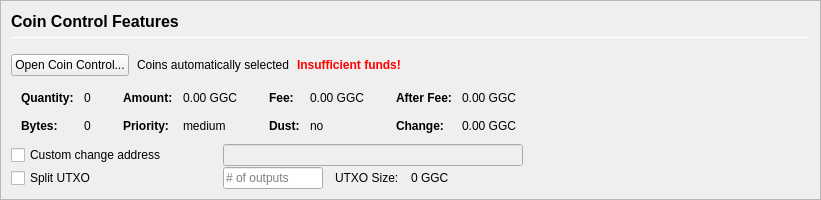
         <widget class="QFrame" name="frameCoinControl">
          <property name="sizePolicy">
           <sizepolicy hsizetype="Expanding" vsizetype="Expanding">
            <horstretch>0</horstretch>
            <verstretch>0</verstretch>
           </sizepolicy>
          </property>
          <property name="maximumSize">
           <size>
            <width>16777215</width>
            <height>16777215</height>
           </size>
          </property>
          <property name="frameShape">
           <enum>QFrame::StyledPanel</enum>
          </property>
          <property name="frameShadow">
           <enum>QFrame::Sunken</enum>
          </property>
          <layout class="QVBoxLayout" name="verticalLayoutCoinControl2">
           <property name="spacing">
            <number>0</number>
           </property>
           <property name="leftMargin">
            <number>0</number>
           </property>
           <property name="topMargin">
            <number>0</number>
           </property>
           <property name="rightMargin">
            <number>0</number>
           </property>
           <property name="bottomMargin">
            <number>0</number>
           </property>
           <item>
            <widget class="QFrame" name="frameCoinControl_BG">
             <layout class="QVBoxLayout" name="verticalLayoutCoinControl" stretch="0,0,0,0,0,0">
              <property name="spacing">
               <number>1</number>
              </property>
              <property name="leftMargin">
               <number>10</number>
              </property>
              <property name="topMargin">
               <number>10</number>
              </property>
              <item>
               <layout class="QHBoxLayout" name="horizontalLayoutCoinControl1">
                <property name="bottomMargin">
                 <number>15</number>
                </property>
                <item>
                 <layout class="QVBoxLayout" name="verticalLayout_3">
                  <property name="spacing">
                   <number>6</number>
                  </property>
                  <item>
                   <widget class="QLabel" name="labelCoinControlFeatures">
                    <property name="sizePolicy">
                     <sizepolicy hsizetype="Preferred" vsizetype="Maximum">
                      <horstretch>0</horstretch>
                      <verstretch>0</verstretch>
                     </sizepolicy>
                    </property>
                    <property name="minimumSize">
                     <size>
                      <width>0</width>
                      <height>20</height>
                     </size>
                    </property>
                    <property name="font">
                     <font>
                      <pointsize>12</pointsize>
                      <weight>75</weight>
                      <bold>true</bold>
                     </font>
                    </property>
                    <property name="styleSheet">
                     <string notr="true">font-weight:bold;</string>
                    </property>
                    <property name="text">
                     <string>Coin Control Features</string>
                    </property>
                   </widget>
                  </item>
                  <item>
                   <widget class="Line" name="line">
                    <property name="minimumSize">
                     <size>
                      <width>0</width>
                      <height>1</height>
                     </size>
                    </property>
                    <property name="maximumSize">
                     <size>
                      <width>16777215</width>
                      <height>1</height>
                     </size>
                    </property>
                    <property name="orientation">
                     <enum>Qt::Horizontal</enum>
                    </property>
                   </widget>
                  </item>
                 </layout>
                </item>
               </layout>
              </item>
              <item>
               <layout class="QHBoxLayout" name="horizontalLayoutCoinControl2" stretch="0,0,0,0">
                <property name="spacing">
                 <number>8</number>
                </property>
                <property name="bottomMargin">
                 <number>10</number>
                </property>
                <item>
                 <widget class="QPushButton" name="pushButtonCoinControl">
                  <property name="styleSheet">
                   <string notr="true"/>
                  </property>
                  <property name="text">
                   <string>Open Coin Control...</string>
                  </property>
                  <property name="autoDefault">
                   <bool>false</bool>
                  </property>
                 </widget>
                </item>
                <item>
                 <widget class="QLabel" name="labelCoinControlAutomaticallySelected">
                  <property name="text">
                   <string>Coins automatically selected</string>
                  </property>
                  <property name="margin">
                   <number>5</number>
                  </property>
                 </widget>
                </item>
                <item>
                 <widget class="QLabel" name="labelCoinControlInsuffFunds">
                  <property name="font">
                   <font>
                    <weight>75</weight>
                    <bold>true</bold>
                   </font>
                  </property>
                  <property name="styleSheet">
                   <string notr="true">color:red;font-weight:bold;</string>
                  </property>
                  <property name="text">
                   <string>Insufficient funds!</string>
                  </property>
                  <property name="margin">
                   <number>5</number>
                  </property>
                 </widget>
                </item>
                <item>
                 <spacer name="horizontalSpacerCoinControl">
                  <property name="orientation">
                   <enum>Qt::Horizontal</enum>
                  </property>
                  <property name="sizeHint" stdset="0">
                   <size>
                    <width>40</width>
                    <height>1</height>
                   </size>
                  </property>
                 </spacer>
                </item>
               </layout>
              </item>
              <item>
               <widget class="QWidget" name="widgetCoinControl" native="true">
                <property name="sizePolicy">
                 <sizepolicy hsizetype="Preferred" vsizetype="Preferred">
                  <horstretch>0</horstretch>
                  <verstretch>0</verstretch>
                 </sizepolicy>
                </property>
                <property name="minimumSize">
                 <size>
                  <width>0</width>
                  <height>0</height>
                 </size>
                </property>
                <property name="styleSheet">
                 <string notr="true"/>
                </property>
                <layout class="QHBoxLayout" name="horizontalLayoutCoinControl5">
                 <property name="leftMargin">
                  <number>0</number>
                 </property>
                 <property name="topMargin">
                  <number>0</number>
                 </property>
                 <property name="rightMargin">
                  <number>0</number>
                 </property>
                 <property name="bottomMargin">
                  <number>0</number>
                 </property>
                 <item>
                  <layout class="QHBoxLayout" name="horizontalLayoutCoinControl3" stretch="0,0,0,1">
                   <property name="spacing">
                    <number>20</number>
                   </property>
                   <property name="topMargin">
                    <number>0</number>
                   </property>
                   <property name="bottomMargin">
                    <number>10</number>
                   </property>
                   <item>
                    <layout class="QFormLayout" name="formLayoutCoinControl1">
                     <property name="horizontalSpacing">
                      <number>10</number>
                     </property>
                     <property name="verticalSpacing">
                      <number>14</number>
                     </property>
                     <property name="leftMargin">
                      <number>10</number>
                     </property>
                     <property name="topMargin">
                      <number>4</number>
                     </property>
                     <property name="rightMargin">
                      <number>6</number>
                     </property>
                     <item row="0" column="0">
                      <widget class="QLabel" name="labelCoinControlQuantityText">
                       <property name="font">
                        <font>
                         <weight>75</weight>
                         <bold>true</bold>
                        </font>
                       </property>
                       <property name="text">
                        <string>Quantity:</string>
                       </property>
                       <property name="margin">
                        <number>0</number>
                       </property>
                      </widget>
                     </item>
                     <item row="0" column="1">
                      <widget class="QLabel" name="labelCoinControlQuantity">
                       <property name="cursor">
                        <cursorShape>IBeamCursor</cursorShape>
                       </property>
                       <property name="contextMenuPolicy">
                        <enum>Qt::ActionsContextMenu</enum>
                       </property>
                       <property name="text">
                        <string notr="true">0</string>
                       </property>
                       <property name="margin">
                        <number>0</number>
                       </property>
                       <property name="textInteractionFlags">
                        <set>Qt::LinksAccessibleByMouse|Qt::TextSelectableByKeyboard|Qt::TextSelectableByMouse</set>
                       </property>
                      </widget>
                     </item>
                     <item row="1" column="0">
                      <widget class="QLabel" name="labelCoinControlBytesText">
                       <property name="font">
                        <font>
                         <weight>75</weight>
                         <bold>true</bold>
                        </font>
                       </property>
                       <property name="text">
                        <string>Bytes:</string>
                       </property>
                      </widget>
                     </item>
                     <item row="1" column="1">
                      <widget class="QLabel" name="labelCoinControlBytes">
                       <property name="cursor">
                        <cursorShape>IBeamCursor</cursorShape>
                       </property>
                       <property name="contextMenuPolicy">
                        <enum>Qt::ActionsContextMenu</enum>
                       </property>
                       <property name="text">
                        <string notr="true">0</string>
                       </property>
                       <property name="textInteractionFlags">
                        <set>Qt::LinksAccessibleByMouse|Qt::TextSelectableByKeyboard|Qt::TextSelectableByMouse</set>
                       </property>
                      </widget>
                     </item>
                    </layout>
                   </item>
                   <item>
                    <layout class="QFormLayout" name="formLayoutCoinControl2">
                     <property name="horizontalSpacing">
                      <number>10</number>
                     </property>
                     <property name="verticalSpacing">
                      <number>14</number>
                     </property>
                     <property name="leftMargin">
                      <number>6</number>
                     </property>
                     <property name="topMargin">
                      <number>4</number>
                     </property>
                     <property name="rightMargin">
                      <number>6</number>
                     </property>
                     <item row="0" column="0">
                      <widget class="QLabel" name="labelCoinControlAmountText">
                       <property name="font">
                        <font>
                         <weight>75</weight>
                         <bold>true</bold>
                        </font>
                       </property>
                       <property name="text">
                        <string>Amount:</string>
                       </property>
                       <property name="margin">
                        <number>0</number>
                       </property>
                      </widget>
                     </item>
                     <item row="0" column="1">
                      <widget class="QLabel" name="labelCoinControlAmount">
                       <property name="cursor">
                        <cursorShape>IBeamCursor</cursorShape>
                       </property>
                       <property name="contextMenuPolicy">
                        <enum>Qt::ActionsContextMenu</enum>
                       </property>
                       <property name="text">
                        <string notr="true">0.00 GGC</string>
                       </property>
                       <property name="textInteractionFlags">
                        <set>Qt::LinksAccessibleByMouse|Qt::TextSelectableByKeyboard|Qt::TextSelectableByMouse</set>
                       </property>
                      </widget>
                     </item>
                     <item row="1" column="0">
                      <widget class="QLabel" name="labelCoinControlPriorityText">
                       <property name="font">
                        <font>
                         <weight>75</weight>
                         <bold>true</bold>
                        </font>
                       </property>
                       <property name="text">
                        <string>Priority:</string>
                       </property>
                      </widget>
                     </item>
                     <item row="1" column="1">
                      <widget class="QLabel" name="labelCoinControlPriority">
                       <property name="cursor">
                        <cursorShape>IBeamCursor</cursorShape>
                       </property>
                       <property name="contextMenuPolicy">
                        <enum>Qt::ActionsContextMenu</enum>
                       </property>
                       <property name="text">
                        <string>medium</string>
                       </property>
                       <property name="textInteractionFlags">
                        <set>Qt::LinksAccessibleByMouse|Qt::TextSelectableByKeyboard|Qt::TextSelectableByMouse</set>
                       </property>
                      </widget>
                     </item>
                    </layout>
                   </item>
                   <item>
                    <layout class="QFormLayout" name="formLayoutCoinControl3">
                     <property name="horizontalSpacing">
                      <number>10</number>
                     </property>
                     <property name="verticalSpacing">
                      <number>14</number>
                     </property>
                     <property name="leftMargin">
                      <number>6</number>
                     </property>
                     <property name="topMargin">
                      <number>4</number>
                     </property>
                     <property name="rightMargin">
                      <number>6</number>
                     </property>
                     <item row="0" column="0">
                      <widget class="QLabel" name="labelCoinControlFeeText">
                       <property name="font">
                        <font>
                         <weight>75</weight>
                         <bold>true</bold>
                        </font>
                       </property>
                       <property name="text">
                        <string>Fee:</string>
                       </property>
                       <property name="margin">
                        <number>0</number>
                       </property>
                      </widget>
                     </item>
                     <item row="0" column="1">
                      <widget class="QLabel" name="labelCoinControlFee">
                       <property name="cursor">
                        <cursorShape>IBeamCursor</cursorShape>
                       </property>
                       <property name="contextMenuPolicy">
                        <enum>Qt::ActionsContextMenu</enum>
                       </property>
                       <property name="text">
                        <string notr="true">0.00 GGC</string>
                       </property>
                       <property name="textInteractionFlags">
                        <set>Qt::LinksAccessibleByMouse|Qt::TextSelectableByKeyboard|Qt::TextSelectableByMouse</set>
                       </property>
                      </widget>
                     </item>
                     <item row="1" column="0">
                      <widget class="QLabel" name="labelCoinControlLowOutputText">
                       <property name="font">
                        <font>
                         <weight>75</weight>
                         <bold>true</bold>
                        </font>
                       </property>
                       <property name="text">
                        <string>Dust:</string>
                       </property>
                      </widget>
                     </item>
                     <item row="1" column="1">
                      <widget class="QLabel" name="labelCoinControlLowOutput">
                       <property name="cursor">
                        <cursorShape>IBeamCursor</cursorShape>
                       </property>
                       <property name="contextMenuPolicy">
                        <enum>Qt::ActionsContextMenu</enum>
                       </property>
                       <property name="text">
                        <string>no</string>
                       </property>
                       <property name="textInteractionFlags">
                        <set>Qt::LinksAccessibleByMouse|Qt::TextSelectableByKeyboard|Qt::TextSelectableByMouse</set>
                       </property>
                      </widget>
                     </item>
                    </layout>
                   </item>
                   <item>
                    <layout class="QFormLayout" name="formLayoutCoinControl4">
                     <property name="horizontalSpacing">
                      <number>10</number>
                     </property>
                     <property name="verticalSpacing">
                      <number>14</number>
                     </property>
                     <property name="leftMargin">
                      <number>6</number>
                     </property>
                     <property name="topMargin">
                      <number>4</number>
                     </property>
                     <property name="rightMargin">
                      <number>6</number>
                     </property>
                     <item row="0" column="0">
                      <widget class="QLabel" name="labelCoinControlAfterFeeText">
                       <property name="font">
                        <font>
                         <weight>75</weight>
                         <bold>true</bold>
                        </font>
                       </property>
                       <property name="text">
                        <string>After Fee:</string>
                       </property>
                       <property name="margin">
                        <number>0</number>
                       </property>
                      </widget>
                     </item>
                     <item row="0" column="1">
                      <widget class="QLabel" name="labelCoinControlAfterFee">
                       <property name="cursor">
                        <cursorShape>IBeamCursor</cursorShape>
                       </property>
                       <property name="contextMenuPolicy">
                        <enum>Qt::ActionsContextMenu</enum>
                       </property>
                       <property name="text">
                        <string notr="true">0.00 GGC</string>
                       </property>
                       <property name="textInteractionFlags">
                        <set>Qt::LinksAccessibleByMouse|Qt::TextSelectableByKeyboard|Qt::TextSelectableByMouse</set>
                       </property>
                      </widget>
                     </item>
                     <item row="1" column="0">
                      <widget class="QLabel" name="labelCoinControlChangeText">
                       <property name="font">
                        <font>
                         <weight>75</weight>
                         <bold>true</bold>
                        </font>
                       </property>
                       <property name="text">
                        <string>Change:</string>
                       </property>
                      </widget>
                     </item>
                     <item row="1" column="1">
                      <widget class="QLabel" name="labelCoinControlChange">
                       <property name="cursor">
                        <cursorShape>IBeamCursor</cursorShape>
                       </property>
                       <property name="contextMenuPolicy">
                        <enum>Qt::ActionsContextMenu</enum>
                       </property>
                       <property name="text">
                        <string notr="true">0.00 GGC</string>
                       </property>
                       <property name="textInteractionFlags">
                        <set>Qt::LinksAccessibleByMouse|Qt::TextSelectableByKeyboard|Qt::TextSelectableByMouse</set>
                       </property>
                      </widget>
                     </item>
                    </layout>
                   </item>
                  </layout>
                 </item>
                </layout>
               </widget>
              </item>
              <item>
               <layout class="QHBoxLayout" name="horizontalLayoutCoinControl4">
                <property name="spacing">
                 <number>12</number>
                </property>
                <property name="sizeConstraint">
                 <enum>QLayout::SetDefaultConstraint</enum>
                </property>
                <property name="topMargin">
                 <number>0</number>
                </property>
                <property name="rightMargin">
                 <number>0</number>
                </property>
                <item>
                 <widget class="QCheckBox" name="checkBoxCoinControlChange">
                  <property name="sizePolicy">
                   <sizepolicy hsizetype="Preferred" vsizetype="Preferred">
                    <horstretch>0</horstretch>
                    <verstretch>0</verstretch>
                   </sizepolicy>
                  </property>
                  <property name="minimumSize">
                   <size>
                    <width>200</width>
                    <height>0</height>
                   </size>
                  </property>
                  <property name="maximumSize">
                   <size>
                    <width>200</width>
                    <height>16777215</height>
                   </size>
                  </property>
                  <property name="toolTip">
                   <string>If this is activated, but the change address is empty or invalid, change will be sent to a newly generated address.</string>
                  </property>
                  <property name="text">
                   <string>Custom change address</string>
                  </property>
                 </widget>
                </item>
                <item>
                 <widget class="QValidatedLineEdit" name="lineEditCoinControlChange">
                  <property name="enabled">
                   <bool>false</bool>
                  </property>
                  <property name="sizePolicy">
                   <sizepolicy hsizetype="Preferred" vsizetype="Preferred">
                    <horstretch>0</horstretch>
                    <verstretch>0</verstretch>
                   </sizepolicy>
                  </property>
                  <property name="minimumSize">
                   <size>
                    <width>300</width>
                    <height>0</height>
                   </size>
                  </property>
                 </widget>
                </item>
                <item>
                 <widget class="QLabel" name="labelCoinControlChangeLabel">
                  <property name="sizePolicy">
                   <sizepolicy hsizetype="Preferred" vsizetype="Preferred">
                    <horstretch>0</horstretch>
                    <verstretch>0</verstretch>
                   </sizepolicy>
                  </property>
                  <property name="minimumSize">
                   <size>
                    <width>100</width>
                    <height>0</height>
                   </size>
                  </property>
                  <property name="text">
                   <string/>
                  </property>
                  <property name="margin">
                   <number>3</number>
                  </property>
                 </widget>
                </item>
               </layout>
              </item>
              <item>
               <layout class="QHBoxLayout" name="horizontalLayoutCoinControl6">
                <property name="spacing">
                 <number>12</number>
                </property>
                <property name="rightMargin">
                 <number>0</number>
                </property>
                <item>
                 <widget class="QCheckBox" name="splitBlockCheckBox">
                  <property name="sizePolicy">
                   <sizepolicy hsizetype="Preferred" vsizetype="Preferred">
                    <horstretch>0</horstretch>
                    <verstretch>0</verstretch>
                   </sizepolicy>
                  </property>
                  <property name="minimumSize">
                   <size>
                    <width>200</width>
                    <height>0</height>
                   </size>
                  </property>
                  <property name="maximumSize">
                   <size>
                    <width>200</width>
                    <height>16777215</height>
                   </size>
                  </property>
                  <property name="text">
                   <string>Split UTXO</string>
                  </property>
                 </widget>
                </item>
                <item>
                 <widget class="QLineEdit" name="splitBlockLineEdit">
                  <property name="sizePolicy">
                   <sizepolicy hsizetype="Preferred" vsizetype="Preferred">
                    <horstretch>50</horstretch>
                    <verstretch>0</verstretch>
                   </sizepolicy>
                  </property>
                  <property name="minimumSize">
                   <size>
                    <width>100</width>
                    <height>0</height>
                   </size>
                  </property>
                  <property name="maximumSize">
                   <size>
                    <width>100</width>
                    <height>16777215</height>
                   </size>
                  </property>
                  <property name="placeholderText">
                   <string># of outputs</string>
                  </property>
                 </widget>
                </item>
                <item>
                 <widget class="QLabel" name="labelBlockSizeText">
                  <property name="text">
                   <string>UTXO Size:</string>
                  </property>
                 </widget>
                </item>
                <item>
                 <widget class="QLabel" name="labelBlockSize">
                  <property name="text">
                   <string>0 GGC</string>
                  </property>
                 </widget>
                </item>
                <item>
                 <spacer name="horizontalSpacer_7">
                  <property name="orientation">
                   <enum>Qt::Horizontal</enum>
                  </property>
                  <property name="sizeHint" stdset="0">
                   <size>
                    <width>40</width>
                    <height>20</height>
                   </size>
                  </property>
                 </spacer>
                </item>
               </layout>
              </item>
              <item>
               <spacer name="verticalSpacerCoinControl">
                <property name="orientation">
                 <enum>Qt::Vertical</enum>
                </property>
                <property name="sizeHint" stdset="0">
                 <size>
                  <width>800</width>
                  <height>1</height>
                 </size>
                </property>
               </spacer>
              </item>
             </layout>
            </widget>
           </item>
          </layout>
         </widget>
